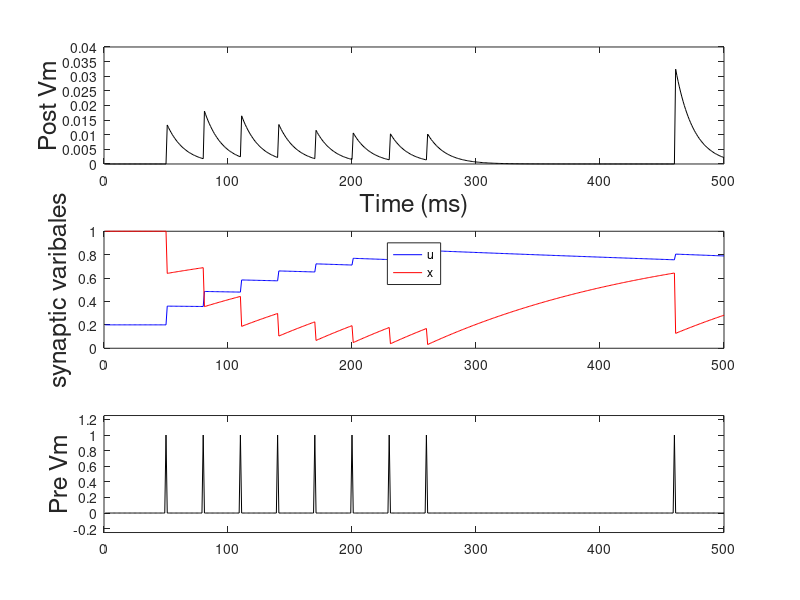

MATLAB code for this plot:
%% firing of a single symnpse with u and x updating 
% check how to incorporate decay of post synaptic Vm
% synaptic parameters

SimLength = 500;   %simulation length
tau_decay = 200;    %recovery of synaptic resources 
tau_facil = 1500;   %recovery time of utilisation factor 
tau_m   =  15;
U = 0.2;            %Baseline utilisation factor 
x_init = 1; 
Input = zeros(1,SimLength);                      
tps = [50; 80; 110; 140; 170; 200; 230; 260; 460];
Input(tps) = 1; 

U_log = zeros(1, SimLength);
X_log = zeros(1, SimLength);
Spikelog = zeros(1, SimLength);

%starting parameters
u = U; x = x_init; v = 0;
for t = 1:SimLength

    %log current values of u and x
    U_log(t) = u; X_log(t) = x;
    efficacy = u.*x;
    % only calculate post when receiving input
    if Input(t) >= 1
        spike = Input(t)*efficacy;
        Spikelog(t)    = spike;
    else
        spike = 0;
    end 

    V_log(t) = v;
    v = v + (1./tau_m) .* (spike-v);

    %update values
    u = u + (((U - u)/tau_facil) + U.*(1-u).*Input(t));
    x = x + (((1-x)/tau_decay) - (u.*x.*Input(t)));
end

subplot(3,1,1)
plot(1:SimLength,V_log,'k')
ylabel('Post Vm','FontSize',18)
xlabel('Time (ms)','FontSize',18)

subplot(3,1,2)
plot(1:SimLength,U_log,'b')
ylabel('synaptic varibales','FontSize',18)
hold on
plot(1:SimLength,X_log,'r')
legend('u', 'x' ,'Location','north')

subplot(3, 1, 3)
plot(1:SimLength,Input,'k')
ylabel('Pre Vm','FontSize',18)
ylim([-0.25 1.25])


